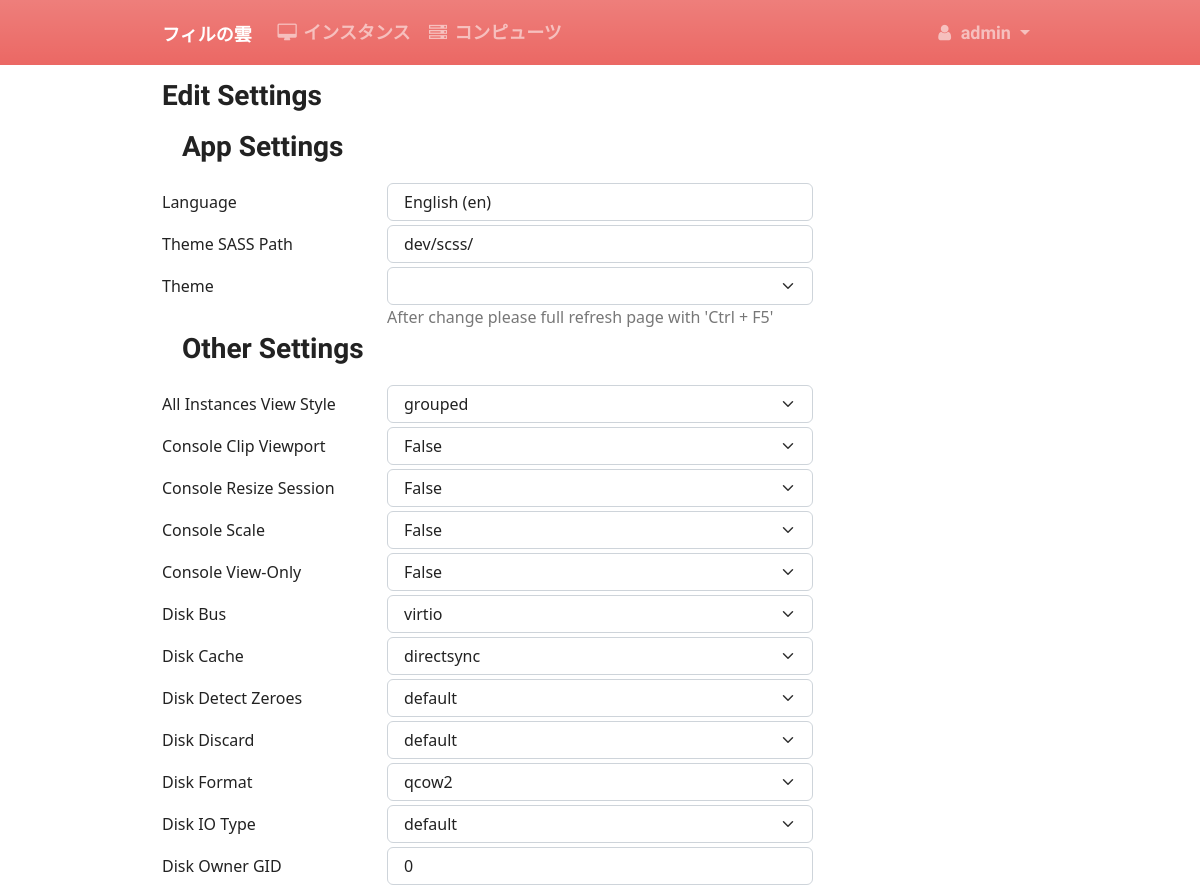
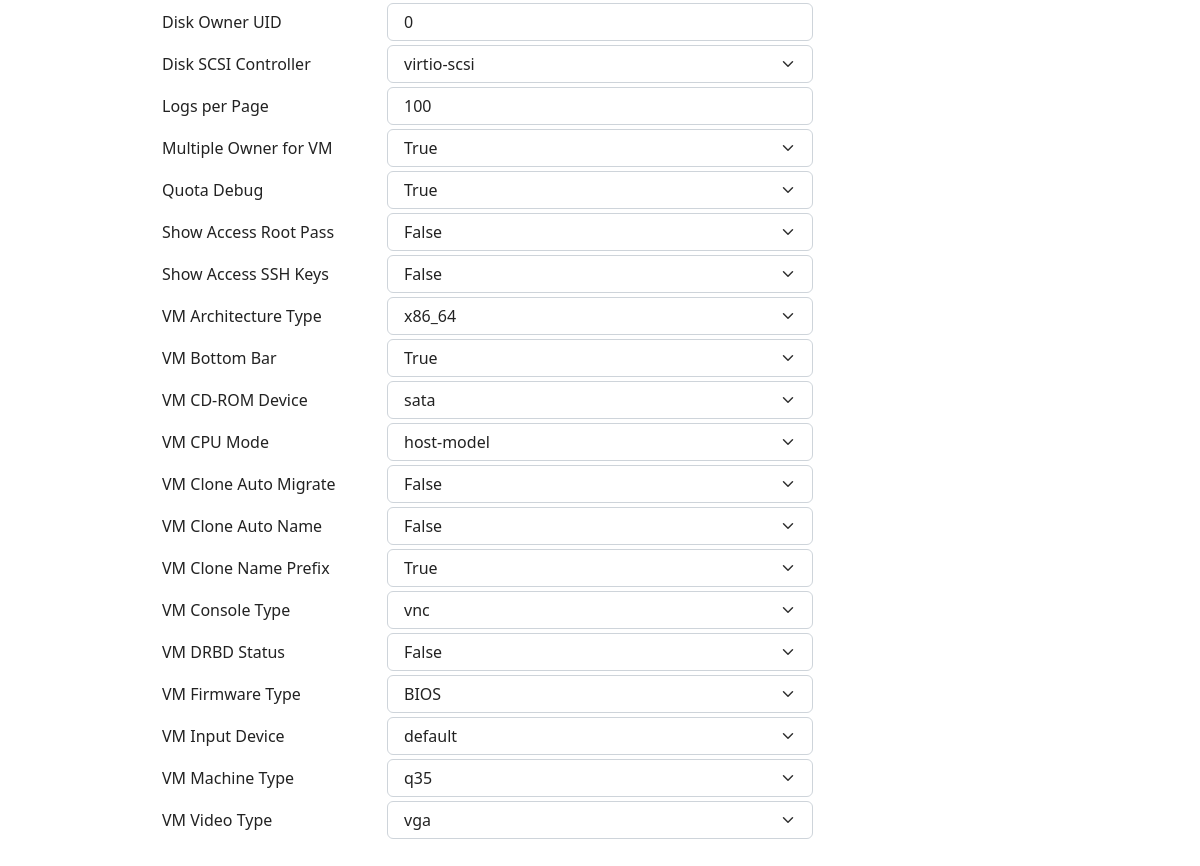
The page /appsettings/ (signed in) on the database its author committed (2 pictures, top to bottom).
### appsettings/models.py (models this page shows)
class AppSettings(models.Model):
    def choices_as_list(self):
        return self.choices.split(",")
    name = models.CharField(_("name"), max_length=25, null=False)
    key = models.CharField(_("key"), db_index=True, max_length=50, unique=True)
    value = models.CharField(_("value"), max_length=25)
    choices = models.CharField(_("choices"), max_length=70)
    description = models.CharField(_("description"), max_length=100, null=True)

### appsettings/views.py (the view, shortened to what this page needs)
# urls.py: path("appsettings/", appsettings, name="appsettings"),
@login_required
def appsettings(request):
    main_css = "wvc-main.min.css"
    sass_dir = AppSettings.objects.get(key="SASS_DIR")
    bootstrap_theme = AppSettings.objects.get(key="BOOTSTRAP_THEME")
    try:
        themes_list = os.listdir(sass_dir.value + "/wvc-themes")
    except FileNotFoundError as err:
        messages.error(request, err)
        addlogmsg(request.user.username, "-", "", err)
    appsettings = AppSettings.objects.exclude(
        description__startswith="Bootstrap"
    ).order_by("name")
    return render(request, "appsettings.html", locals())

### logs/views.py (called while the page is built)
def addlogmsg(user, host, instance, message):
    add_log_msg = Logs(user=user, host=host, instance=instance, message=message)
    add_log_msg.save()

### webvirtcloud/common_tags.py (called while the page is built)
@register.simple_tag
def app_active(request, app_name):
    return "active" if request.resolver_match.app_name == app_name else ""

@register.simple_tag
def view_active(request, view_name):
    return "active" if request.resolver_match.view_name == view_name else ""

@register.simple_tag
def class_active(request, pattern):
    return "active" if re.search(pattern, request.path) else ""

### appsettings/templates/appsettings.html (shortened to what this page needs)
{% extends "base.html" %}
{% load i18n %}
{% block page_heading %}{% trans "Edit Settings" %}{% endblock page_heading %}
{% block content %}
<div class="">
    <div class="col-lg-12">
        <h3 class="page-header">{% trans "App Settings" %}</h3>
        <form action="{% url 'set_language' %}" method="post" style="display:inline" aria-label="Edit language.name_local settings form">{% csrf_token %}
            <div class="row mb-1">
                <label class="col-sm-3 col-form-label">{% trans "Language" %}</label>
                <div class="col-sm-6">
                    <select name="language" class="form-control" onchange="this.form.submit()">
                        {% get_current_language as LANGUAGE_CODE %}
                        {% get_available_languages as LANGUAGES %}
                        {% get_language_info_list for LANGUAGES as languages %}
                        {% for language in languages %}
                            <option value="{{ language.code }}"{% if language.code == LANGUAGE_CODE %} selected{% endif %}>
                                {{ language.name_local }} ({{ language.code }})
                            </option>
                        {% endfor %}
                    </select>
                </div>
            </div>
        </form>
        {% if request.user.is_superuser %}
        <form method="post" action="" role="form" aria-label="Edit sass directory settings form">{% csrf_token %}
            <div class="row mb-1">
                <label class="col-sm-3 col-form-label">{% trans sass_dir.name %}</label>
                <div class="col-sm-6">
                    <input class="form-control" name="{{ sass_dir.key }}" value="{{ sass_dir.value }}" onchange="this.form.submit()" title="{% trans sass_dir.description %}"/>
                </div>
            </div>
        </form>
        <form method="post" action="" role="form" aria-label="Edit theme settings form">{% csrf_token %}
            <div class="row mb-1">
                <label class="col-sm-3 col-form-label">{% trans bootstrap_theme.name %}</label>
                <div class="col-sm-6">
                    <select class="form-select" name="{{ bootstrap_theme.key }}" onchange="this.form.submit()" title="{% trans bootstrap_theme.description %}">
                    </select>
                    <span class="text-muted">{% trans "After change please full refresh page with 'Ctrl + F5' "%}</span>
                </div>
            </div>
        </form>
        {% endif %}
            <h3 class="page-header">{% trans "Other Settings" %}</h3>
        {% for setting in appsettings %}
            <form method="post" action="" role="form" aria-label="{{setting.name}} form">{% csrf_token %}
                <div class="row mb-1">
                    <label class="col-sm-3 col-form-label">{% trans setting.name %}</label>
                    <div class="col-sm-6">
                    {% if setting.choices %}
                        <select class="form-select" name="{{ setting.key }}"  onchange="this.form.submit()" title="{% trans setting.description %}">
                            {% for choice in setting.choices_as_list %}
                                <option {% if setting.value == choice %} selected {% endif %} value={{ choice }}>{% trans choice %}</option>
                            {% endfor %}
                        </select>
                    {% else %}
                        <input class="form-control" name="{{ setting.key }}" value="{{ setting.value }}" title="{% trans setting.description %}"  onchange="this.form.submit()"/>
                    {% endif%}
                    </div>
                </div>
            </form>
        {% endfor %}
    </div>
</div>
{% endblock %}

### templates/base.html (shortened to what this page needs)
{% load static %}
{% load django_bootstrap5 %}
<!DOCTYPE html>
<html lang="en">
  <head>
    <link href="{% static "css/wvc-main.min.css" %}" rel="stylesheet" id="wvc_css">
    <link href="{% static "css/webvirtcloud.css" %}" rel="stylesheet">
    <link href="{% static "css/font-awesome.min.css" %}" rel="stylesheet" type="text/css">
  </head>
  <body>
    {% if request.user.is_authenticated %}
    {% include 'navbar.html' %}
    {% endif %}
    <div role="main" class="container">
      <div class"row">
        <div>
          <h3 class="ms-0 page-header">
            {% block page_heading %}
            {% endblock page_heading %}
          </h3>
        </div>
      </div>
      {% block content %}{% endblock %}
    </div>
  </body>
</html>

### templates/navbar.html (shortened to what this page needs)
{% load i18n %}
{% load icons %}
{% load common_tags %}
<nav class="navbar sticky-top navbar-expand-md navbar-dark bg-primary mb-3" aria-label="Main top navbar">
  <div class="container">
    <a class="navbar-brand" href="{% url 'index' %}">フィルの雲</a>
    <div class="collapse navbar-collapse" id="navbar">
      <ul class="navbar-nav">
        <li class="nav-item {% class_active request '^/instances' %}">
            <a class="nav-link" href="{% url 'instances:index' %}"><i class="fa fa-fw fa-desktop"></i> {% trans "インスタンス" %}</a>
        </li>
        {% if request.user.is_superuser %}
        <li class="nav-item {% class_active request '^/computes' %}">
            <a class="nav-link" href="{% url 'computes' %}"><i class="fa fa-fw fa-server"></i> {% trans "コンピューツ" %}</a>
        </li>
        {% endif %}
      </ul>
      <ul class="navbar-nav ms-auto">
        {% if request.user.is_superuser %}
        <li class="nav-item dropdown {% app_active request 'admin' %}">
          <a class="nav-link" id="administration" href="#" data-bs-toggle="dropdown" aria-haspopup="true" aria-expanded="false">
          </a>
        </li>
        {% endif %}
        <li class="nav-item dropdown {% class_active request '^/accounts' %}">
          <a class="nav-link dropdown-toggle" href="#" id="navbarUserDropdown" data-bs-toggle="dropdown" role="button" aria-expanded="false">
            <i class="fa fa-fw fa-user"></i> {{ request.user.username }}
          </a>
        </li>
      </ul>
    </div>
  </div>
</nav>

### static/css/webvirtcloud.css (style rules this page uses)
body { padding-bottom: 50px; }
.container { max-width: 900px; }
.page-header { margin: 5px 5px 20px 20px; }
a { outline: 0; }

### rows shown on the page
AppSettings: SASS_DIR "dev/scss/"
AppSettings: VIEW_INSTANCES_LIST_STYLE "grouped"
AppSettings: CONSOLE_CLIP_VIEWPORT "False"
AppSettings: CONSOLE_RESIZE_SESSION "False"
AppSettings: CONSOLE_SCALE "False"
AppSettings: CONSOLE_VIEW_ONLY "False"
AppSettings: INSTANCE_VOLUME_DEFAULT_BUS "virtio"
AppSettings: INSTANCE_VOLUME_DEFAULT_CACHE "directsync"
AppSettings: INSTANCE_VOLUME_DEFAULT_DETECT_ZEROES "default"
AppSettings: INSTANCE_VOLUME_DEFAULT_DISCARD "default"
AppSettings: INSTANCE_VOLUME_DEFAULT_FORMAT "qcow2"
AppSettings: INSTANCE_VOLUME_DEFAULT_IO "default"
AppSettings: INSTANCE_VOLUME_DEFAULT_OWNER_GID "0"
AppSettings: INSTANCE_VOLUME_DEFAULT_OWNER_UID "0"
AppSettings: INSTANCE_VOLUME_DEFAULT_SCSI_CONTROLLER "virtio-scsi"
AppSettings: LOGS_PER_PAGE "100"
AppSettings: ALLOW_INSTANCE_MULTIPLE_OWNER "True"
AppSettings: QUOTA_DEBUG "True"
AppSettings: SHOW_ACCESS_ROOT_PASSWORD "False"
AppSettings: SHOW_ACCESS_SSH_KEYS "False"
AppSettings: INSTANCE_ARCH_DEFAULT_TYPE "x86_64"
AppSettings: VIEW_INSTANCE_DETAIL_BOTTOM_BAR "True"
AppSettings: INSTANCE_CDROM_ADD "sata"
AppSettings: INSTANCE_CPU_DEFAULT_MODE "host-model"
AppSettings: CLONE_INSTANCE_AUTO_MIGRATE "False"
AppSettings: CLONE_INSTANCE_AUTO_NAME "False"
AppSettings: CLONE_INSTANCE_DEFAULT_PREFIX "True"
AppSettings: QEMU_CONSOLE_DEFAULT_TYPE "vnc"
AppSettings: VM_DRBD_STATUS "False"
AppSettings: INSTANCE_FIRMWARE_DEFAULT_TYPE "BIOS"
AppSettings: INSTANCE_INPUT_DEFAULT_DEVICE "default"
AppSettings: INSTANCE_MACHINE_DEFAULT_TYPE "q35"
AppSettings: INSTANCE_VIDEO_DEFAULT_TYPE "vga"

### other values the page prints
{{ request.user.username }} "admin"
form field language "English (en)"
